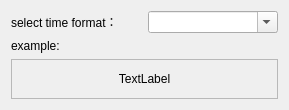
<?xml version="1.0" encoding="UTF-8"?>
<ui version="4.0">
 <class>SATimeFormatSetWidget</class>
 <widget class="QWidget" name="SATimeFormatSetWidget">
  <property name="geometry">
   <rect>
    <x>0</x>
    <y>0</y>
    <width>289</width>
    <height>104</height>
   </rect>
  </property>
  <property name="sizePolicy">
   <sizepolicy hsizetype="Preferred" vsizetype="Maximum">
    <horstretch>0</horstretch>
    <verstretch>0</verstretch>
   </sizepolicy>
  </property>
  <property name="windowTitle">
   <string>Time Format Set</string>
  </property>
  <layout class="QVBoxLayout" name="verticalLayout">
   <item>
    <layout class="QHBoxLayout" name="horizontalLayout">
     <item>
      <widget class="QLabel" name="label1">
       <property name="text">
        <string>select time format：</string>
       </property>
      </widget>
     </item>
     <item>
      <widget class="QComboBox" name="comboBox">
       <property name="editable">
        <bool>true</bool>
       </property>
      </widget>
     </item>
    </layout>
   </item>
   <item>
    <widget class="QLabel" name="label2">
     <property name="text">
      <string>example:</string>
     </property>
    </widget>
   </item>
   <item>
    <widget class="QLabel" name="labelExample">
     <property name="sizePolicy">
      <sizepolicy hsizetype="Preferred" vsizetype="Fixed">
       <horstretch>0</horstretch>
       <verstretch>0</verstretch>
      </sizepolicy>
     </property>
     <property name="minimumSize">
      <size>
       <width>0</width>
       <height>40</height>
      </size>
     </property>
     <property name="frameShape">
      <enum>QFrame::StyledPanel</enum>
     </property>
     <property name="frameShadow">
      <enum>QFrame::Plain</enum>
     </property>
     <property name="midLineWidth">
      <number>0</number>
     </property>
     <property name="text">
      <string>TextLabel</string>
     </property>
     <property name="alignment">
      <set>Qt::AlignCenter</set>
     </property>
    </widget>
   </item>
  </layout>
 </widget>
 <resources/>
 <connections/>
</ui>
